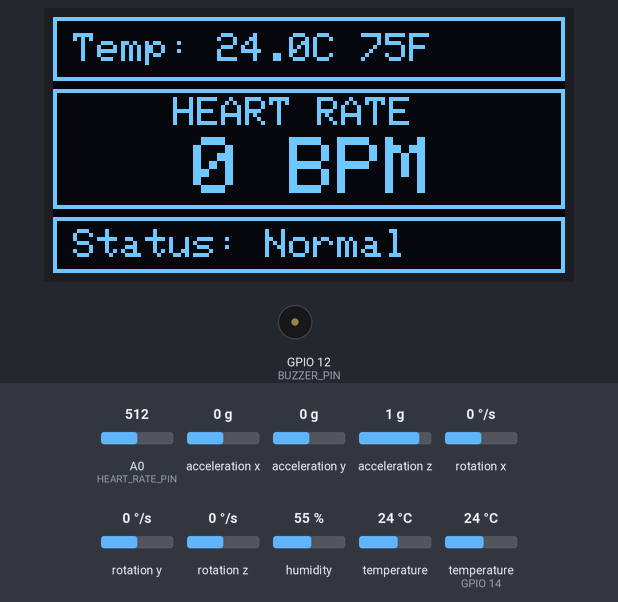
The sketch below on a simulated ESP8266 (NodeMCU). Parts: 128×64 one-colour display, buzzer (waves = sounding, pin HIGH). Inputs (shaded band) come from the test bench; at power-on: acceleration x 0 g, temperature (sensor on GPIO 14) 24 °C, acceleration z 1 g, acceleration y 0 g, A0 (HEART_RATE_PIN) = 512, rotation x 0 °/s, rotation y 0 °/s, rotation z 0 °/s, humidity 55 %, temperature 24 °C. WiFi joins after 1.5 s; servers stay silent unless stated; what the sketch prints to the serial monitor is not drawn.

Above: at 3.0 s.
3.1 s: acceleration x set to -0.3 g
At 4.9 s:
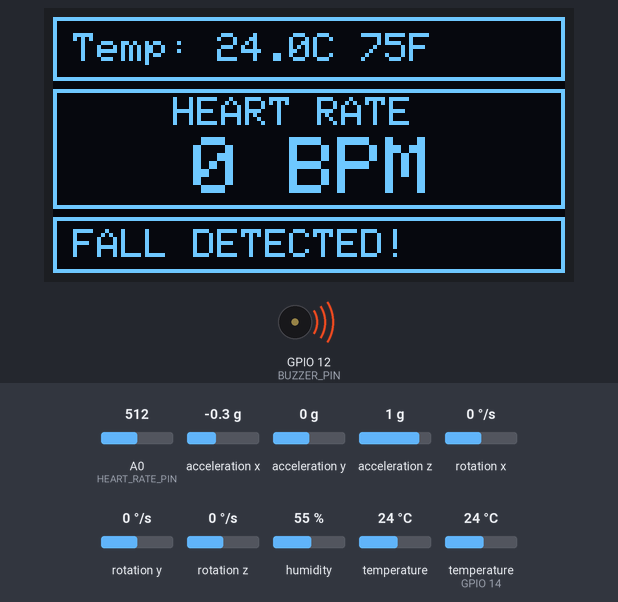
6.5 s: temperature (sensor on GPIO 14) set to 12 °C
At 8.0 s:
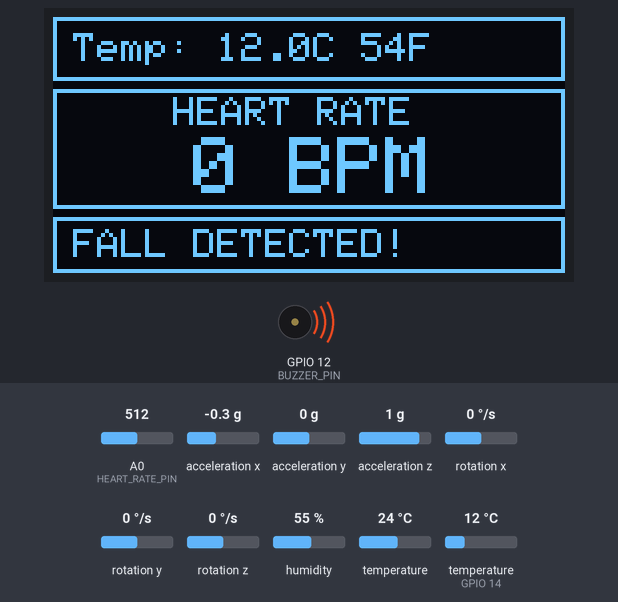
10.1 s: acceleration z set to 0.8 g
At 11.9 s:
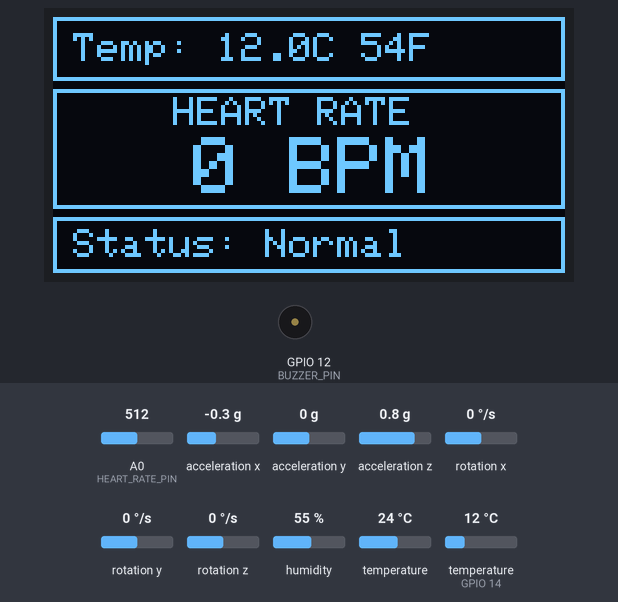
12.2 s: temperature (sensor on GPIO 14) set to 19 °C
At 14.0 s:
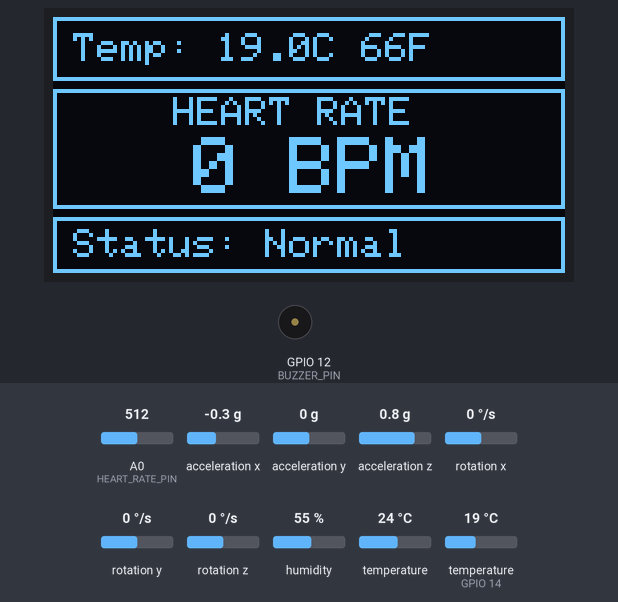
14.4 s: acceleration y set to -0.4 g
15.9 s: acceleration y set to -0.7 g
At 16.5 s:
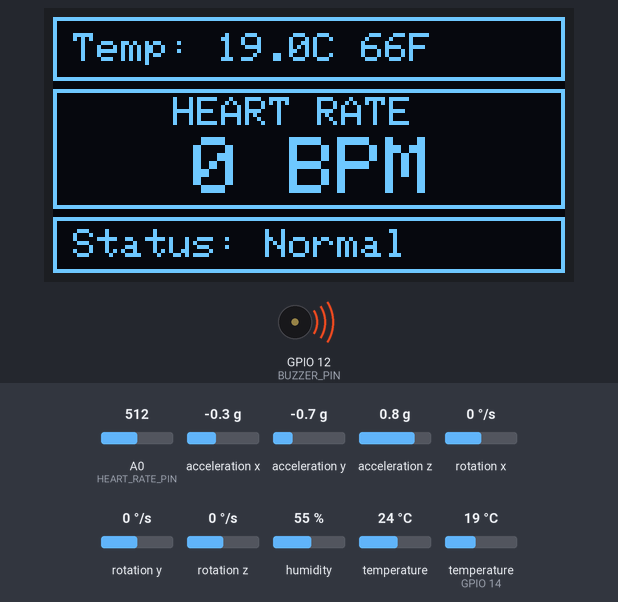
Timing chart, 0 to 18.5 s (numbered marks = the images above; inputs shaded):
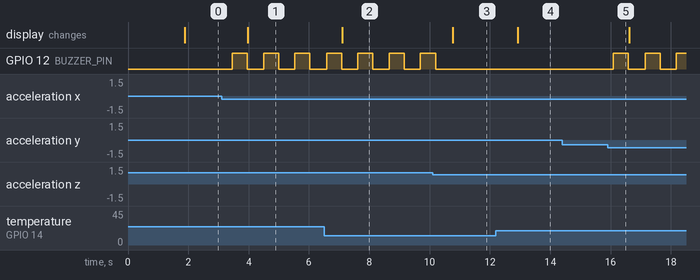

Measured:
- the behaviour switches between -0.1 and -0.2 g on acceleration x (found by bisection; images 0 and 1)
- the behaviour switches between 1 and 0.9 g on acceleration z (found by bisection; images 2 and 3)
- the behaviour switches between -0.5 and -0.6 g on acceleration y (found by bisection; images 4 and 5)
- after the input at 3.1 s, GPIO 12 (BUZZER_PIN): alternates HIGH for 0.50 s and LOW for 0.54 s, starting after 0.35 s; the display: changes after 0.87 s (image 1)
- after the input at 6.5 s, the display: changes after 0.61 s (image 2)
- after the input at 10.1 s, GPIO 12 (BUZZER_PIN): goes on until 10.2 s, then stays LOW; the display: changes after 0.67 s (image 3)
- after the input at 12.2 s, the display: changes after 0.72 s (image 4)
- after the input at 14.4 s, every drawn part: stays the same
- after the input at 15.9 s, GPIO 12 (BUZZER_PIN): alternates HIGH for 0.50 s and LOW for 0.54 s, starting after 0.19 s

The sketch:

health_monitor_blynk_esp8266.ino
```cpp
#include <ESP8266WiFi.h>
#include <BlynkSimpleEsp8266.h>
#include <Wire.h>
#include <Adafruit_GFX.h>
#include <Adafruit_SSD1306.h>
#include <Adafruit_MPU6050.h>
#include <Adafruit_Sensor.h>
#include <DHT.h>
#include <Ticker.h>

// -------- WiFi --------
char ssid[] = "YOUR_WIFI_SSID";
char pass[] = "YOUR_WIFI_PASSWORD";

// -------- Pins --------
#define BUZZER_PIN 12
#define DHTPIN 14
#define DHTTYPE DHT11
#define HEART_RATE_PIN A0

// -------- OLED --------
#define SCREEN_WIDTH 128
#define SCREEN_HEIGHT 64
Adafruit_SSD1306 display(SCREEN_WIDTH, SCREEN_HEIGHT, &Wire, -1);

// -------- Sensors --------
DHT dht(DHTPIN, DHTTYPE);
Adafruit_MPU6050 mpu;
Ticker timerInterrupt;

// -------- Pulse Variables --------
volatile int BPM;
volatile int Signal;
volatile int IBI = 600;
volatile boolean Pulse = false;
volatile boolean QS = false;
volatile int rate[10];
volatile unsigned long sampleCounter = 0;
volatile unsigned long lastBeatTime = 0;
volatile int P = 512;
volatile int T = 512;
volatile int thresh = 525;
volatile int amp = 100;
volatile boolean firstBeat = true;
volatile boolean secondBeat = false;

// -------- ISR --------
void ICACHE_RAM_ATTR onTimerISR() {
  Signal = analogRead(HEART_RATE_PIN);
  sampleCounter += 2;
  int N = sampleCounter - lastBeatTime;

  if (Signal < thresh && N > (IBI / 5) * 3) {
    if (Signal < T) T = Signal;
  }
  if (Signal > thresh && Signal > P) {
    P = Signal;
  }

  if (N > 250) {
    if ((Signal > thresh) && !Pulse && (N > (IBI / 5) * 3)) {
      Pulse = true;
      IBI = sampleCounter - lastBeatTime;
      lastBeatTime = sampleCounter;

      if (secondBeat) {
        secondBeat = false;
        for (int i = 0; i <= 9; i++) rate[i] = IBI;
      }
      if (firstBeat) {
        firstBeat = false;
        secondBeat = true;
        return;
      }

      word runningTotal = 0;
      for (int i = 0; i <= 8; i++) {
        rate[i] = rate[i + 1];
        runningTotal += rate[i];
      }
      rate[9] = IBI;
      runningTotal += rate[9];
      runningTotal /= 10;
      BPM = 60000 / runningTotal;
      QS = true;
    }
  }

  if (Signal < thresh && Pulse) {
    Pulse = false;
    amp = P - T;
    thresh = amp / 2 + T;
    P = thresh;
    T = thresh;
  }

  if (N > 2500) {
    thresh = 512; P = 512; T = 512;
    lastBeatTime = sampleCounter;
    firstBeat = true; secondBeat = false;
  }
}

// -------- SETUP --------
void setup() {
  Serial.begin(115200);

  pinMode(BUZZER_PIN, OUTPUT);
  digitalWrite(BUZZER_PIN, LOW);

  display.begin(SSD1306_SWITCHCAPVCC, 0x3C);
  display.clearDisplay();
  display.setTextColor(WHITE);

  mpu.begin();
  dht.begin();

  Blynk.begin("", ssid, pass);
  timerInterrupt.attach_ms(2, onTimerISR);

  Serial.println("System Ready");
}

// -------- LOOP --------
void loop() {
  Blynk.run();

  sensors_event_t a, g, temp;
  mpu.getEvent(&a, &g, &temp);

  float accelMag = sqrt(sq(a.acceleration.x) + sq(a.acceleration.y) + sq(a.acceleration.z));
  bool isFalling = (accelMag > 10.0);

  float tempC = dht.readTemperature();
  float tempF = tempC * 9.0 / 5.0 + 32.0;

  int displayBPM = BPM;
  if (displayBPM > 120) displayBPM = 0;

  // -------- SERIAL --------
  Serial.print("BPM: "); Serial.print(displayBPM);
  Serial.print(" | Temp: "); Serial.print(tempC);
  Serial.print("C / "); Serial.print(tempF);
  Serial.print("F | Accel: "); Serial.print(accelMag);
  if (isFalling) Serial.print(" | FALL DETECTED");
  Serial.println();

  // -------- OLED DESIGN --------
  display.clearDisplay();

  // Top Box (Temperature)
  display.drawRect(0, 0, 128, 16, WHITE);
  display.setCursor(5, 4);
  display.setTextSize(1);
  display.print("Temp: ");
  display.print(tempC, 1);
  display.print("C ");
  display.print(tempF, 0);
  display.print("F");

  // Middle Box (Heart Rate)
  display.drawRect(0, 18, 128, 30, WHITE);
  display.setCursor(30, 20);
  display.setTextSize(1);
  display.print("HEART RATE");

  display.setCursor(35, 30);
  display.setTextSize(2);
  display.print(displayBPM);
  display.print(" BPM");

  // Bottom Status Box
  display.drawRect(0, 50, 128, 14, WHITE);
  display.setCursor(5, 53);
  display.setTextSize(1);

  String fallStatus = "OK";

  if (isFalling) {
    display.print("FALL DETECTED!");
    digitalWrite(BUZZER_PIN, HIGH);
    delay(500);
    digitalWrite(BUZZER_PIN, LOW);
    fallStatus = "FALL DETECTED";
  } else {
    display.print("Status: Normal");
  }

  display.display();

  // -------- BLYNK --------
  Blynk.virtualWrite(V0, displayBPM);
  Blynk.virtualWrite(V1, tempC);
  Blynk.virtualWrite(V2, tempF);
  Blynk.virtualWrite(V3, fallStatus);

  delay(500);
}
```
